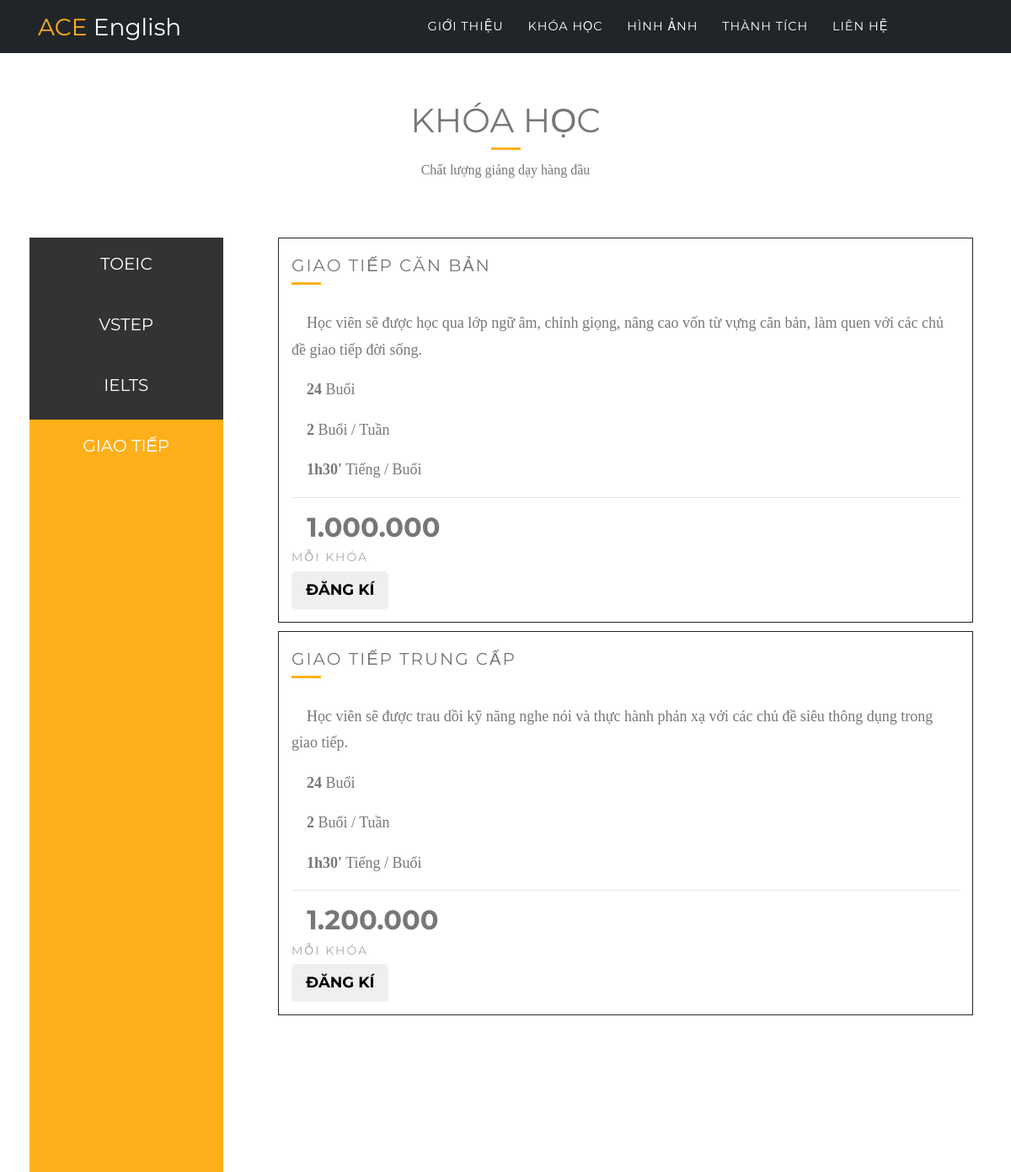
/giao-tiep, run on the app's committed database.
### main/models.py (models this page shows, shortened)
class CourseDesc(models.Model):
    course = models.ForeignKey(Course, related_name='description')
    course_name = models.CharField(max_length=255)
    description = models.CharField(max_length=4000)
    duration = models.CharField(max_length=255)
    days_per_week = models.CharField(max_length=255)
    hours_per_day = models.CharField(max_length=255)
    fee = models.CharField(max_length=255)

### main/views.py (the view)
# urls.py: url(r'^giao-tiep$', views.giaotiep, name='giaotiep'),
def giaotiep(request):
    gtcb = CourseDesc.objects.get(course_name = 'Giao tiếp căn bản')
    gttc = CourseDesc.objects.get(course_name = 'Giao tiếp trung cấp')
    return render(request, 'giao-tiep.html', {'gtcb':gtcb, 'gttc':gttc})

### templates/giao-tiep.html (shortened to what this page needs)
﻿{% extends 'base.html' %}
{% block body %}
<head>
  <link rel="stylesheet" href="https://maxcdn.bootstrapcdn.com/font-awesome/4.5.0/css/font-awesome.min.css">
	<link rel="stylesheet" href="https://cdn.jsdelivr.net/themify-icons/0.1.2/css/themify-icons.css">
</head>
<body>
  <section class="title container" style="padding:45px 0 0px 0">
  <div class="row">
    <div class="col-md-12">
      <h1>Khóa Học</h1>
      <div class="seperator"></div>
      <p>Chất lượng giảng dạy hàng đầu </p>
    </div>
  </div>
</section>
<div class="container" >
  <div class="row">
    <div class="col-md-3 item">
      <div>
        <div class="icon-bar">
			  <a href="{% url 'toeic' %}">TOEIC</a>
			  <a href="{% url 'vstep' %}"  >VSTEP</a>
			  <a href="{% url 'ielts' %}"   >IELTS</a>
			  <a href="{% url 'giaotiep' %}" class="active">GIAO TIẾP</a>
		</div>
      </div>
    </div>
	<div class="col-md-9" >
      <div class="panel panel-default  item">
        <h4>{{gtcb.course_name}}</h4>
        <div class="seperator"></div>
        <div class="panel-body">
				  <p>&nbsp;&nbsp;&nbsp;&nbsp;{{gtcb.description}}</p>
				  <p>&nbsp;&nbsp;&nbsp;&nbsp;<strong>{{gtcb.duration}}</strong> Buổi</p>
				  <p>&nbsp;&nbsp;&nbsp;&nbsp;<strong>{{gtcb.days_per_week}}</strong> Buổi / Tuần</p>
				  <p>&nbsp;&nbsp;&nbsp;&nbsp;<strong>{{gtcb.hours_per_day}}</strong> Tiếng / Buổi</p>
				</div>
				<hr>
				<div class="panel-footer">
				  <h3>&nbsp;&nbsp;{{gtcb.fee}}</h3><h4>mỗi khóa</h4>
				  <button class="btn btn-lg"><a href="https://docs.google.com/forms/d/e/1FAIpQLSfg3Y7-w9VCgOi6QLiFa6Uwfezcqi_nIcKBXeik4pg4BFS8ow/viewform" target="_blank">Đăng kí</a></button>
				</div>
      </div>
	  <br>
	  <div class="panel panel-default  item">
        <h4>{{gttc.course_name}}</h4>
        <div class="seperator"></div>
        <div class="panel-body">
				  <p>&nbsp;&nbsp;&nbsp;&nbsp;{{gttc.description}}</p>
				  <p>&nbsp;&nbsp;&nbsp;&nbsp;<strong>{{gttc.duration}}</strong> Buổi</p>
				  <p>&nbsp;&nbsp;&nbsp;&nbsp;<strong>{{gttc.days_per_week}}</strong> Buổi / Tuần</p>
				  <p>&nbsp;&nbsp;&nbsp;&nbsp;<strong>{{gttc.hours_per_day}}</strong> Tiếng / Buổi</p>
				</div>
				<hr>
				<div class="panel-footer">
				  <h3>&nbsp;&nbsp;{{gttc.fee}}</h3><h4>mỗi khóa</h4>
				  <button class="btn btn-lg"><a href="https://docs.google.com/forms/d/e/1FAIpQLSfg3Y7-w9VCgOi6QLiFa6Uwfezcqi_nIcKBXeik4pg4BFS8ow/viewform" target="_blank">Đăng kí</a></button>
				</div>
      </div>
    </div>
  </div>
</div>
</body>
</html>
{% endblock %}

### templates/giao-tiep.html (style rules this page uses)
body { background: #fff; font-family: 'Merriweather', serif; font-size: 16px; color: #777; }
h1, h4 { font-family: 'Montserrat', sans-serif; font-weight: 400; }
.row { padding: 50px 0; }
.seperator { margin-bottom: 30px; width: 35px; height: 3px; background: #ffaf1a; border: none; }
.title { text-align: center; }
.title .row { padding: 50px 0 0; }
.title h1 { text-transform: uppercase; }
.title .seperator { margin: 0 auto 10px; }
.item { position: relative; margin-bottom: 10px; min-height: 1px; float: left; padding:15px; width:100%; }
.item h4 { font-size: 20px; margin-top: 5px; letter-spacing: 2px; text-transform: uppercase; }
.item p { font-size: 18px; }
.item a { font-family: 'Montserrat', sans-serif; font-size: 18px; text-transform: uppercase; color: #666; margin-top: 10px; }
.icon-bar { margin-top:-25px; margin-left:-10px; width: 90%; background-color: #333; }
.icon-bar a { display: block; text-align: center; padding: 16px; transition: all 0.3s ease; color: white; font-size: 20px; }
.active { background-color: #ffaf1a !important; color: white; pointer-events: none; height:100%; cursor: pointer; }
.panel { border: 0.5px solid #212529; border-radius:0 !important; transition: box-shadow 0.5s; text-align:left; }
.panel-footer a { color: inherit; text-decoration:none; }
.panel-footer { background-color: white !important; }
.panel-footer h3 { font-size: 32px; }
.panel-footer h4 { color: #aaa; font-size: 14px; }
.panel-footer .btn, { margin: 15px 0; background-color: #ffaf1a; color: #fff; }

### data on the page
CourseDesc: course_name "GIAO TIẾP CĂN BẢN", description "Học viên sẽ được học qua lớp ngữ âm, chỉnh giọng, nâng cao vốn từ vựng căn bản, làm quen với các chủ đề giao tiếp đời sống.", duration "24", days_per_week "2", hours_per_day "1h30'", fee "1.000.000"
CourseDesc: course_name "GIAO TIẾP TRUNG CẤP", description "Học viên sẽ được trau dồi kỹ năng nghe nói và thực hành phản xạ với các chủ đề siêu thông dụng trong giao tiếp.", duration "24", days_per_week "2", hours_per_day "1h30'", fee "1.200.000"
